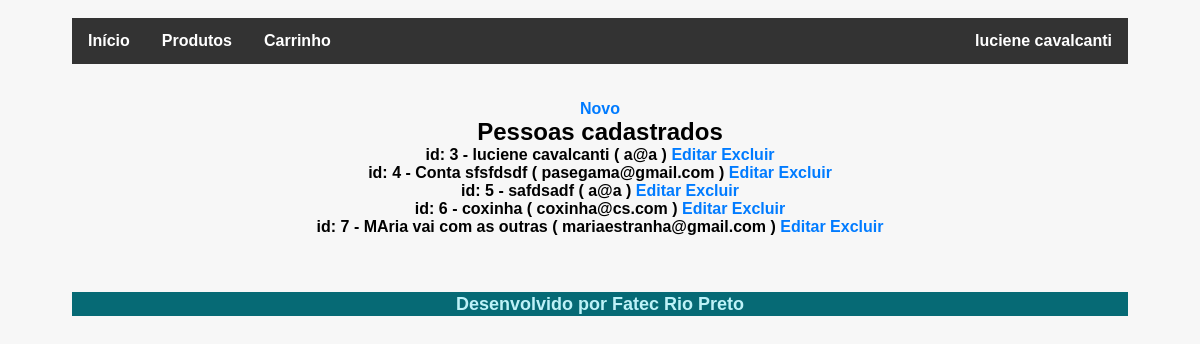
The app's page /main/pessoas/listarpessoas.php (signed in) with its own data.
### tables this page shows
CREATE TABLE `pessoas` (
  `id` int(11) NOT NULL,
  `nome` varchar(200) NOT NULL,
  `email` varchar(200) NOT NULL,
  `senha` varchar(20) NOT NULL,
  `tipo` int(11) NOT NULL
);

### main/pessoas/listarpessoas.php (the view)
<?php
    require_once "../topo.php";
?>
    <a href="cadpessoas.php">Novo</a><br>
    <h2>Pessoas cadastrados</h2>
    <?php
    if(!isset($_SESSION['usuarioLogado']) ||
        $_SESSION['usuarioLogado']==false){
        echo "<p>Você não tem permissão para
         executar esta página</p>";
    } else {
        if ($_SESSION['tipoUsuario'] == 1) {
            require_once "../conexao.php";
            $sql = "SELECT * from pessoas";
            $resultado = $conexao->query($sql);
            $dados = $resultado->fetchAll(PDO::FETCH_ASSOC);
            foreach ($dados as $linha) {
                echo "<p>id: $linha[id] -
                $linha[nome] ( $linha[email] )
                <a href='editarpessoa.php?id=$linha[id]'>Editar</a>
                <a href='excluirpessoa.php?id=$linha[id]'>Excluir</a></p>";
            }
        }else
        echo "<p>Você não tem permissão
        para executar esta ação.</p>";
    }
        require_once "../rodape.php";
    ?>

### main/estilos.css (style rules this page uses)
* { margin:0; padding:0; font-family: Arial,sans-serif; }
body { min-height: 560px; flex-direction: column; font-weight: bold; text-align: center; display: block; position:absolute; height:570px; top: 0px; width: 88%; padding: 18px 6% 60px 6%; margin: 0 0 35px 0; background: rgb(247, 247, 247); }
a { color: #007bff; text-decoration: none; background-color: transparent; -webkit-text-decoration-skip: objects; }

### records on screen
pessoas: id "3", nome "luciene cavalcanti", email "a@a"
pessoas: id "4", nome "Conta sfsfdsdf", email "pasegama@gmail.com"
pessoas: id "5", nome "safdsadf", email "a@a"
pessoas: id "6", nome "coxinha", email "coxinha@cs.com"
pessoas: id "7", nome "MAria vai com as outras", email "mariaestranha@gmail.com"

### other values on screen
$_SESSION['nomeUsuario'] "luciene cavalcanti"
